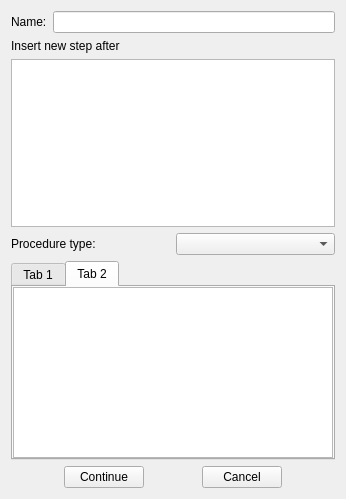
<?xml version="1.0" encoding="UTF-8"?>
<ui version="4.0">
 <class>StepCreateWidget</class>
 <widget class="QWidget" name="StepCreateWidget">
  <property name="geometry">
   <rect>
    <x>0</x>
    <y>0</y>
    <width>346</width>
    <height>499</height>
   </rect>
  </property>
  <property name="windowTitle">
   <string>StepCreateWidget</string>
  </property>
  <layout class="QVBoxLayout" name="verticalLayout">
   <item>
    <layout class="QHBoxLayout" name="horizontalLayout">
     <item>
      <widget class="QLabel" name="label">
       <property name="text">
        <string>Name:</string>
       </property>
      </widget>
     </item>
     <item>
      <widget class="QLineEdit" name="lineEdit_StepName"/>
     </item>
    </layout>
   </item>
   <item>
    <widget class="QLabel" name="label_2">
     <property name="text">
      <string>Insert new step after</string>
     </property>
    </widget>
   </item>
   <item>
    <widget class="QListWidget" name="listWidget_Step"/>
   </item>
   <item>
    <layout class="QHBoxLayout" name="horizontalLayout_2">
     <item>
      <widget class="QLabel" name="label_3">
       <property name="text">
        <string>Procedure type:</string>
       </property>
      </widget>
     </item>
     <item>
      <widget class="QComboBox" name="comboBox_type"/>
     </item>
    </layout>
   </item>
   <item>
    <widget class="QTabWidget" name="tabWidget">
     <property name="currentIndex">
      <number>1</number>
     </property>
     <widget class="QWidget" name="tab">
      <attribute name="title">
       <string>Tab 1</string>
      </attribute>
      <layout class="QHBoxLayout" name="horizontalLayout_3">
       <property name="spacing">
        <number>0</number>
       </property>
       <property name="leftMargin">
        <number>0</number>
       </property>
       <property name="topMargin">
        <number>0</number>
       </property>
       <property name="rightMargin">
        <number>0</number>
       </property>
       <property name="bottomMargin">
        <number>0</number>
       </property>
       <item>
        <widget class="QListWidget" name="listWidget_General"/>
       </item>
      </layout>
     </widget>
     <widget class="QWidget" name="tab_2">
      <attribute name="title">
       <string>Tab 2</string>
      </attribute>
      <layout class="QHBoxLayout" name="horizontalLayout_4">
       <property name="spacing">
        <number>0</number>
       </property>
       <property name="leftMargin">
        <number>0</number>
       </property>
       <property name="topMargin">
        <number>0</number>
       </property>
       <property name="rightMargin">
        <number>0</number>
       </property>
       <property name="bottomMargin">
        <number>0</number>
       </property>
       <item>
        <widget class="QListWidget" name="listWidget_LinearPerturbation"/>
       </item>
      </layout>
     </widget>
    </widget>
   </item>
   <item>
    <layout class="QHBoxLayout" name="horizontalLayout_5">
     <item>
      <spacer name="horizontalSpacer">
       <property name="orientation">
        <enum>Qt::Horizontal</enum>
       </property>
       <property name="sizeHint" stdset="0">
        <size>
         <width>40</width>
         <height>20</height>
        </size>
       </property>
      </spacer>
     </item>
     <item>
      <widget class="QPushButton" name="pushButton_Continue">
       <property name="text">
        <string>Continue</string>
       </property>
      </widget>
     </item>
     <item>
      <spacer name="horizontalSpacer_2">
       <property name="orientation">
        <enum>Qt::Horizontal</enum>
       </property>
       <property name="sizeHint" stdset="0">
        <size>
         <width>40</width>
         <height>20</height>
        </size>
       </property>
      </spacer>
     </item>
     <item>
      <widget class="QPushButton" name="pushButton_Cancel">
       <property name="text">
        <string>Cancel</string>
       </property>
      </widget>
     </item>
     <item>
      <spacer name="horizontalSpacer_3">
       <property name="orientation">
        <enum>Qt::Horizontal</enum>
       </property>
       <property name="sizeHint" stdset="0">
        <size>
         <width>40</width>
         <height>20</height>
        </size>
       </property>
      </spacer>
     </item>
    </layout>
   </item>
  </layout>
 </widget>
 <layoutdefault spacing="6" margin="11"/>
 <resources/>
 <connections/>
</ui>
